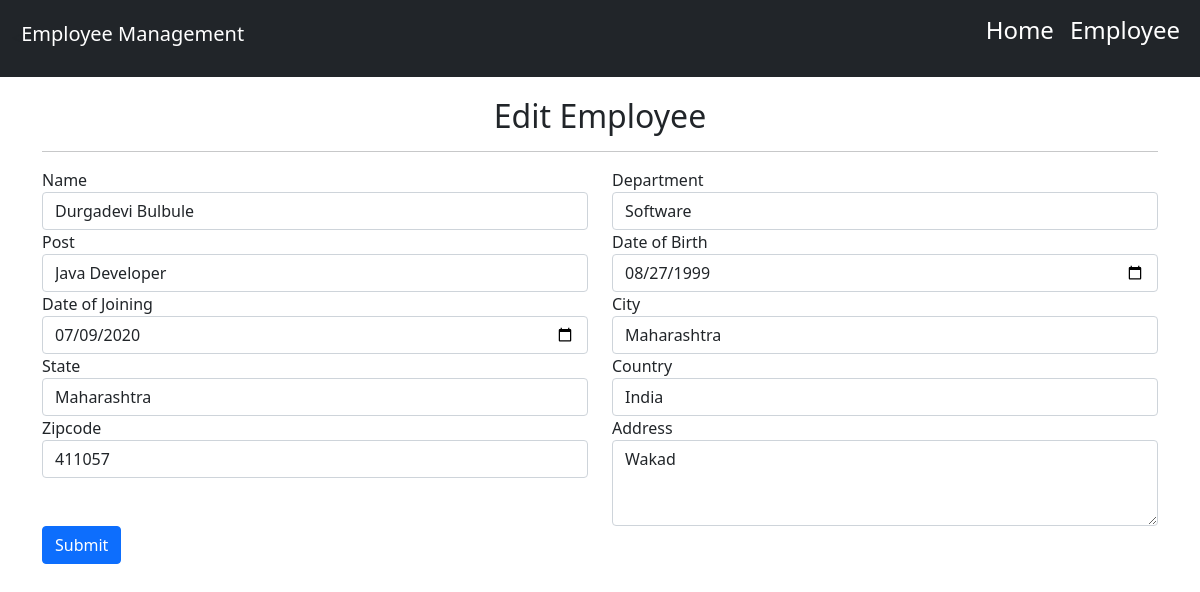
Page /employee-edit/4 on the committed database.
### employee/models.py (models this page shows, shortened)
class Employee(models.Model):
    name = models.CharField(max_length=100, null=True, blank=True)
    dob = models.DateField(null=True, blank=True)
    doj = models.DateField(null=True, blank=True)
    department = models.CharField(max_length=100, null=True, blank=True)
    post = models.CharField(max_length=100, null=True, blank=True)
    address = models.CharField(max_length=100, null=True, blank=True)
    city = models.CharField(max_length=100, null=True, blank=True)
    country = models.CharField(max_length=100, null=True, blank=True)
    zipcode = models.CharField(max_length=100, null=True, blank=True)
    state = models.CharField(max_length=100, null=True, blank=True)
    active = models.BooleanField(default=True)
    leave_count = models.IntegerField(null=True, blank=True, default=0)
    on_leave = models.BooleanField(default=False)

### employee/views.py (the view, shortened to what this page needs)
# urls.py: path('employee-edit/<int:pid>', views.edit_employee, name="edit_employee"),
def edit_employee(request, pid):
    emp_data = Employee.objects.get(id=pid)
    return render(request, 'employee/edit_employee.html', {'emp_data':emp_data})

### templates/employee/edit_employee.html (shortened to what this page needs)
{% extends 'employee/home.html' %}
{% block body %}
<div class="container">
    <h2 style="margin-top:20px" align="center">Edit Employee</h2><hr>
<form method="post" action="" enctype="multipart/form-data">
    <div class="row">
    <div class="form-group col-md-6">
      <label for="inputEmail4">Name</label>
      <input type="text" class="form-control"  name="name" id="inputEmail4" value="{{emp_data.name}}" required placeholder="Enter Full Name">
    </div>
    <div class="form-group col-md-6">
      <label for="inputPassword4">Department</label>
      <input type="text" class="form-control" name="department" id="inputPassword4" value="{{emp_data.department}}" required placeholder="Department">
    </div>
  </div>
    <div class="row">
    <div class="form-group col-md-6">
      <label for="inputEmail4">Post</label>
      <input type="text" class="form-control" name="post" id="inputEmail4" value="{{emp_data.post}}" required placeholder="Post">
    </div>
    <div class="form-group col-md-6">
      <label for="inputPassword4">Date of Birth</label>
      <input type="date" class="form-control" name="dob" id="inputPassword4"  value="{{emp_data.dob|date:"Y-m-d"}}" required>
    </div>
    </div>
    <div class="row">
    <div class="form-group col-md-6">
      <label for="inputEmail4">Date of Joining</label>
      <input type="date" class="form-control" name="doj" id="inputEmail4" value="{{emp_data.doj|date:"Y-m-d"}}" required>
    </div>
    <div class="form-group col-md-6">
      <label for="inputPassword4">City</label>
      <input type="text" class="form-control" name="city" id="inputPassword4"  value="{{emp_data.city}}" required placeholder="Enter City">
    </div>
    </div>
    <div class="row">
        <div class="form-group col-md-6">
          <label for="inputEmail4">State</label>
          <input type="text" class="form-control" name="state" id="inputEmail4" value="{{emp_data.state}}" required placeholder="Enter State">
        </div>
        <div class="form-group col-md-6">
          <label for="inputPassword4">Country</label>
          <input type="text" class="form-control" name="country" id="inputPassword4" value="{{emp_data.country}}" required placeholder="Enter Country">
        </div>
    </div>
    <div class="row">
        <div class="form-group col-md-6">
          <label for="inputEmail4">Zipcode</label>
          <input type="text" class="form-control" name="zipcode" id="inputEmail4" value="{{emp_data.zipcode}}" required placeholder="Enter zipcode">
        </div>
        <div class="form-group col-md-6">
            <label for="exampleFormControlTextarea1">Address</label>
            <textarea class="form-control" id="exampleFormControlTextarea1" name="address" rows="3">{{emp_data.address}}</textarea>
        </div>
    </div>
  <button type="submit" class="btn btn-primary">Submit</button>
</form>
</div>
{% endblock  %}

### rows in the picture
Employee: name "Durgadevi Bulbule", department "Software", post "Java Developer", dob "08/27/1999", doj "07/09/2020", city "Maharashtra", state "Maharashtra", country "India", zipcode "411057", address "Wakad"
